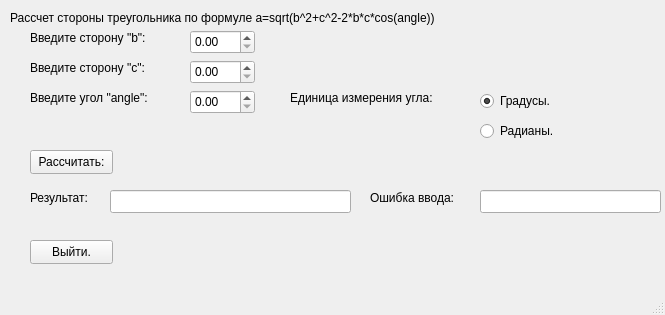
<?xml version="1.0" encoding="UTF-8"?>
<ui version="4.0">
 <class>MainWindow</class>
 <widget class="QMainWindow" name="MainWindow">
  <property name="geometry">
   <rect>
    <x>0</x>
    <y>0</y>
    <width>665</width>
    <height>315</height>
   </rect>
  </property>
  <property name="windowTitle">
   <string>MainWindow</string>
  </property>
  <widget class="QWidget" name="centralwidget">
   <widget class="QLabel" name="label">
    <property name="geometry">
     <rect>
      <x>30</x>
      <y>60</y>
      <width>151</width>
      <height>16</height>
     </rect>
    </property>
    <property name="text">
     <string>Введите сторону &quot;с&quot;:</string>
    </property>
   </widget>
   <widget class="QLabel" name="label_2">
    <property name="geometry">
     <rect>
      <x>10</x>
      <y>10</y>
      <width>551</width>
      <height>16</height>
     </rect>
    </property>
    <property name="text">
     <string>Рассчет стороны треугольника по формуле a=sqrt(b^2+c^2-2*b*c*cos(angle))</string>
    </property>
   </widget>
   <widget class="QLabel" name="label_3">
    <property name="geometry">
     <rect>
      <x>30</x>
      <y>30</y>
      <width>151</width>
      <height>16</height>
     </rect>
    </property>
    <property name="text">
     <string>Введите сторону &quot;b&quot;:</string>
    </property>
   </widget>
   <widget class="QLabel" name="label_4">
    <property name="geometry">
     <rect>
      <x>30</x>
      <y>90</y>
      <width>151</width>
      <height>16</height>
     </rect>
    </property>
    <property name="text">
     <string>Введите угол &quot;angle&quot;:</string>
    </property>
   </widget>
   <widget class="QDoubleSpinBox" name="b_doubleSpinBox">
    <property name="geometry">
     <rect>
      <x>190</x>
      <y>30</y>
      <width>65</width>
      <height>24</height>
     </rect>
    </property>
   </widget>
   <widget class="QDoubleSpinBox" name="c_doubleSpinBox">
    <property name="geometry">
     <rect>
      <x>190</x>
      <y>60</y>
      <width>65</width>
      <height>24</height>
     </rect>
    </property>
   </widget>
   <widget class="QDoubleSpinBox" name="angle_doubleSpinBox">
    <property name="geometry">
     <rect>
      <x>190</x>
      <y>90</y>
      <width>65</width>
      <height>24</height>
     </rect>
    </property>
    <property name="maximum">
     <double>900.990000000000009</double>
    </property>
   </widget>
   <widget class="QLabel" name="label_5">
    <property name="geometry">
     <rect>
      <x>290</x>
      <y>90</y>
      <width>181</width>
      <height>16</height>
     </rect>
    </property>
    <property name="text">
     <string>Единица измерения угла:</string>
    </property>
   </widget>
   <widget class="QRadioButton" name="degrees_radioButton">
    <property name="geometry">
     <rect>
      <x>480</x>
      <y>90</y>
      <width>106</width>
      <height>22</height>
     </rect>
    </property>
    <property name="text">
     <string>Градусы.</string>
    </property>
    <property name="checked">
     <bool>true</bool>
    </property>
   </widget>
   <widget class="QRadioButton" name="radians_radioButton">
    <property name="geometry">
     <rect>
      <x>480</x>
      <y>120</y>
      <width>106</width>
      <height>22</height>
     </rect>
    </property>
    <property name="text">
     <string>Радианы.</string>
    </property>
   </widget>
   <widget class="QPushButton" name="calc_pushButton">
    <property name="geometry">
     <rect>
      <x>30</x>
      <y>150</y>
      <width>83</width>
      <height>24</height>
     </rect>
    </property>
    <property name="text">
     <string>Рассчитать:</string>
    </property>
   </widget>
   <widget class="QLabel" name="label_6">
    <property name="geometry">
     <rect>
      <x>30</x>
      <y>190</y>
      <width>91</width>
      <height>16</height>
     </rect>
    </property>
    <property name="text">
     <string>Результат:</string>
    </property>
   </widget>
   <widget class="QLineEdit" name="result_lineEdit">
    <property name="geometry">
     <rect>
      <x>110</x>
      <y>190</y>
      <width>241</width>
      <height>23</height>
     </rect>
    </property>
   </widget>
   <widget class="QPushButton" name="exit_pushButton">
    <property name="geometry">
     <rect>
      <x>30</x>
      <y>240</y>
      <width>83</width>
      <height>24</height>
     </rect>
    </property>
    <property name="text">
     <string>Выйти.</string>
    </property>
   </widget>
   <widget class="QLabel" name="label_7">
    <property name="geometry">
     <rect>
      <x>370</x>
      <y>190</y>
      <width>111</width>
      <height>16</height>
     </rect>
    </property>
    <property name="text">
     <string>Ошибка ввода:</string>
    </property>
   </widget>
   <widget class="QLineEdit" name="error_lineEdit">
    <property name="geometry">
     <rect>
      <x>480</x>
      <y>190</y>
      <width>181</width>
      <height>23</height>
     </rect>
    </property>
    <property name="text">
     <string/>
    </property>
   </widget>
  </widget>
  <widget class="QMenuBar" name="menubar">
   <property name="geometry">
    <rect>
     <x>0</x>
     <y>0</y>
     <width>665</width>
     <height>21</height>
    </rect>
   </property>
  </widget>
  <widget class="QStatusBar" name="statusbar"/>
 </widget>
 <resources/>
 <connections/>
</ui>
